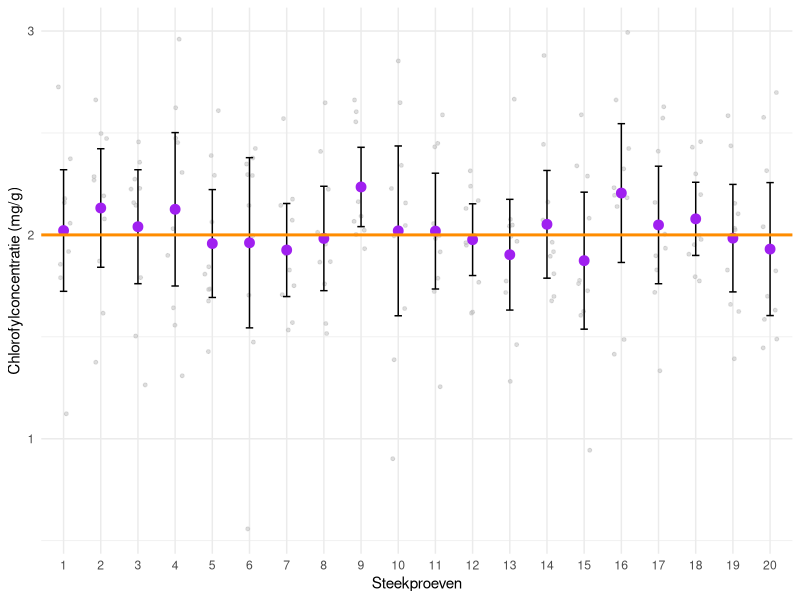
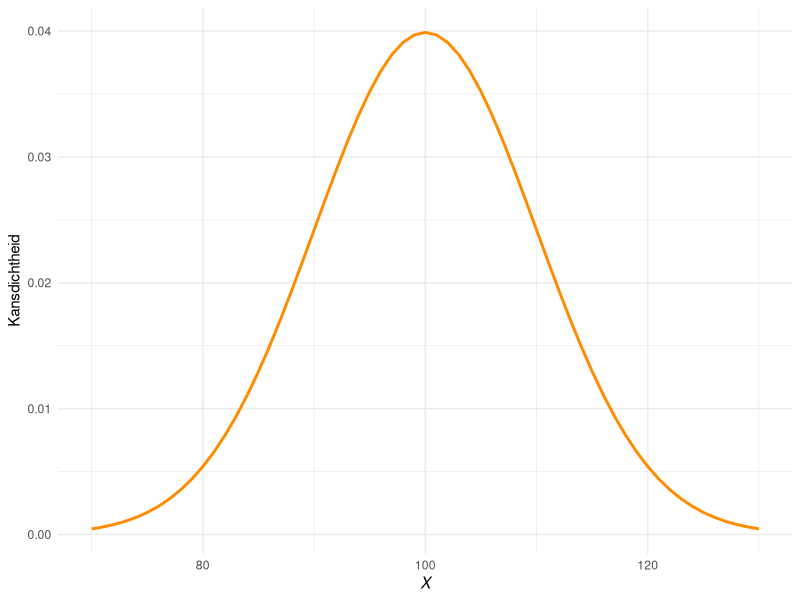
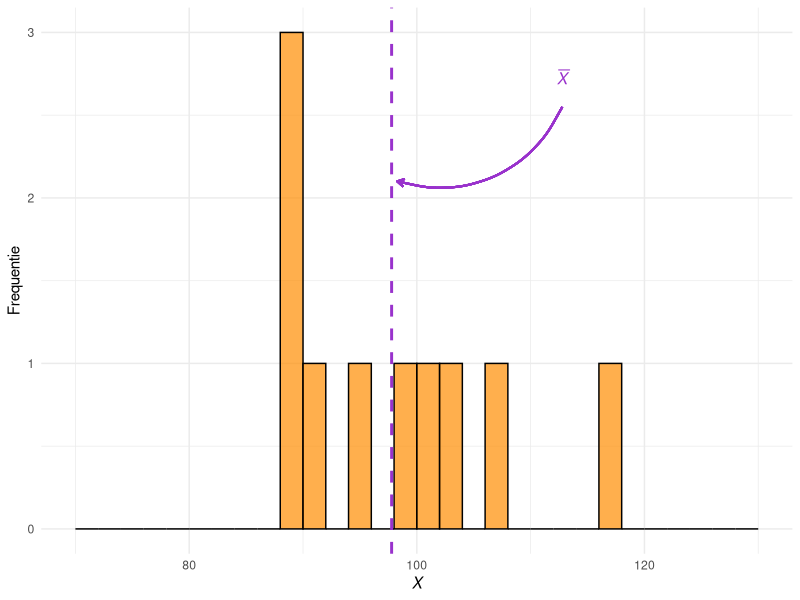
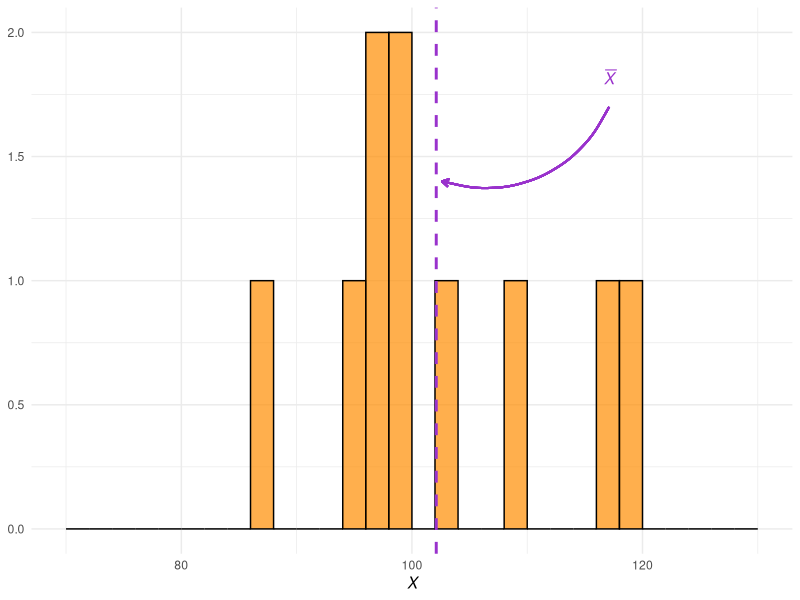
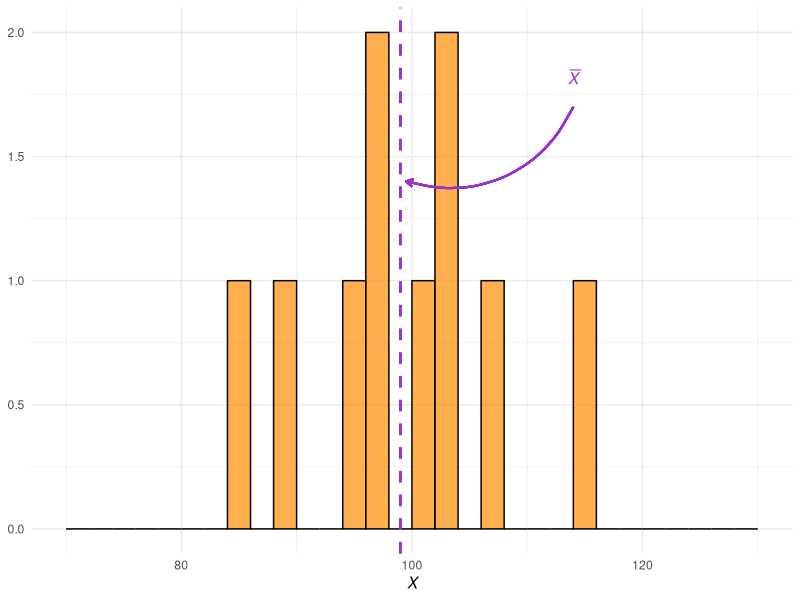
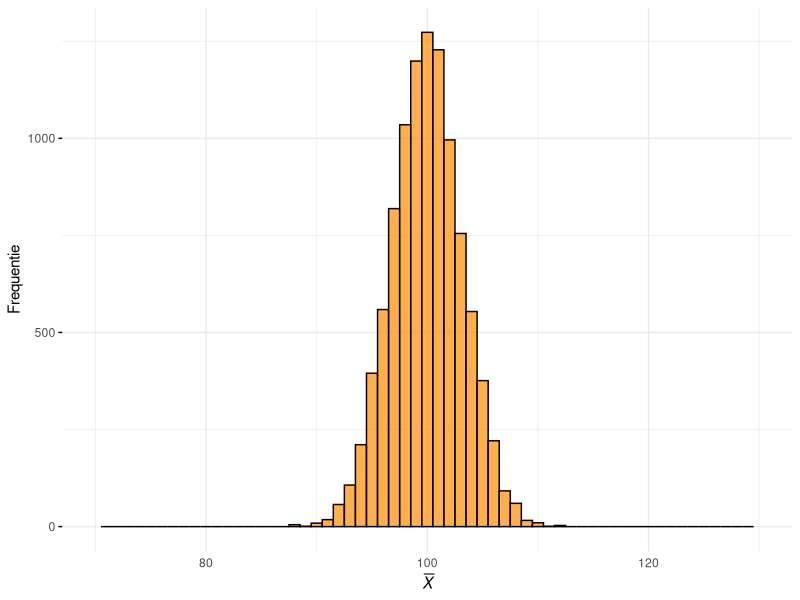
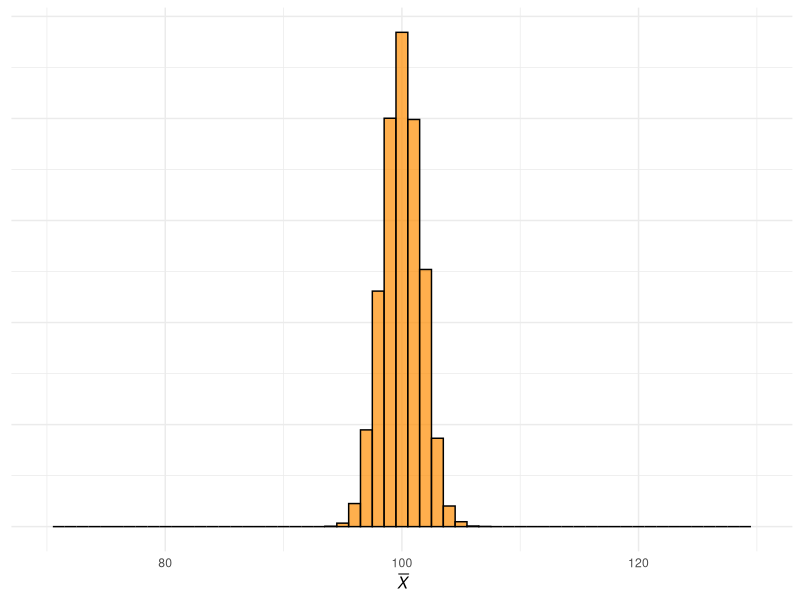
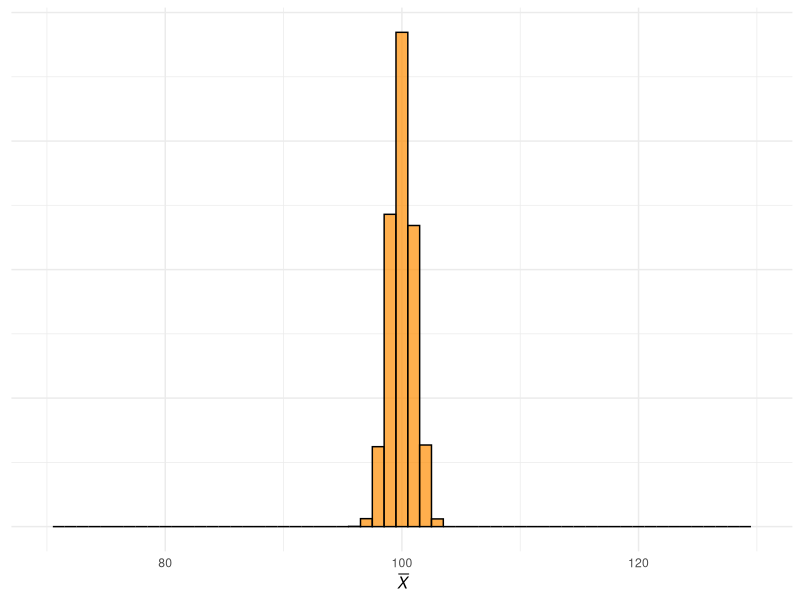

Generate these figures, in order, with R:
## ---- chunk 1
#| code-fold: true
#| warning: false
#| fig-cap: "Illustratie van het concept van een betrouwbaarheidsinterval. Getoond worden de 95%-betrouwbaarheidsintervallen van twintig onderzoekers die hetzelfde onderzoek hebben uitgevoerd om de gemiddelde chlorofylconcentratie te bepalen in de bladeren van tarweplanten. De ruwe datapunten zijn in lichtgrijs weergegeven, en de oranje lijn geeft het ware gemiddelde aan -- de populatieparameter."
#| label: fig-bhi

# Laad ggplot2 indien nodig
if (!("ggplot2" %in% loadedNamespaces())) {
  library(ggplot2)
}

# Parameters voor de populatieverdeling
waar_gemiddelde <- 2.0
waar_sd <- 0.4
aantal_steekproeven <- 20
steekproefgrootte <- 10  # Aantal datapunten per steekproef

# Genereer 20 willekeurige steekproeven
set.seed(125)  # Voor reproduceerbaarheid
steekproeven <- replicate(
  aantal_steekproeven,
  rnorm(steekproefgrootte, mean = waar_gemiddelde, sd = waar_sd),
  simplify = FALSE
)

# Maak een data frame voor de individuele datapunten
datapunten <- data.frame(
  steekproef_id = rep(1:aantal_steekproeven, each = steekproefgrootte),
  waarde = unlist(steekproeven)
)

# Bereken gemiddelden en 95%-betrouwbaarheidsintervallen met t.test()
bhi_data <- data.frame(
  steekproef_id = 1:aantal_steekproeven,
  gemiddelde = sapply(steekproeven, mean),
  ondergrens = sapply(steekproeven, function(x) t.test(x)$conf.int[1]),
  bovengrens = sapply(steekproeven, function(x) t.test(x)$conf.int[2])
)

# Plot de data
ggplot() +
  # Jitterplot voor de individuele datapunten
  geom_jitter(
    data = datapunten,
    aes(x = factor(steekproef_id), y = waarde),
    color = "gray",
    size = 1,
    width = 0.2,
    alpha = 0.5
  ) +
  # Foutbalken voor de betrouwbaarheidsintervallen
  geom_errorbar(
    data = bhi_data,
    aes(x = factor(steekproef_id), ymin = ondergrens, ymax = bovengrens),
    width = 0.2
  ) +
  # Punten voor de steekproefgemiddelden
  geom_point(
    data = bhi_data,
    aes(x = factor(steekproef_id), y = gemiddelde),
    color = "purple",
    size = 3
  ) +
  # Horizontale lijn voor het ware populatiegemiddelde
  geom_hline(
    yintercept = waar_gemiddelde,
    color = "darkorange",
    linetype = "solid",
    size = 1
  ) +
  labs(
    x = "Steekproeven",
    y = "Chlorofylconcentratie (mg/g)",
    title = NULL
  ) +
  theme_minimal() +
  theme(axis.text.x = element_text(angle = 0, hjust = 0.5))
## ---- chunk 2
#| code-fold: true
#| warning: false
#| fig-cap: "Een normaalverdeelde populatie met gemiddelde 100 en standaarddeviatie 10."
#| label: fig-populatie

# Laad ggplot2 indien nodig
if (!("ggplot2" %in% loadedNamespaces())) { 
  library(ggplot2) 
}

# Parameters voor de normale verdeling
mu <- 100                           # Gemiddelde
sigma <- 10                         # Standaarddeviatie
aantal_sd <- 3                      # Aantal standaarddeviaties rond het gemiddelde
xmin <- mu - aantal_sd * sigma
xmax <- mu + aantal_sd * sigma
x_waarden <- seq(xmin, xmax, by = 1)  # Domein voor X
kansdichtheden <- dnorm(
  x_waarden, 
  mean = mu, 
  sd = sigma
)  # Kansdichtheden berekenen

# Maak een dataframe
data <- data.frame(
  x = x_waarden,
  kansdichtheid = kansdichtheden
)

# Plot de normale verdeling
ggplot(data, aes(x = x, y = kansdichtheid)) +
  geom_line(color = "darkorange", size = 1) +  # Lijn voor de curve
  labs(
    x = expression(italic(X)),                # Label voor de x-as
    y = "Kansdichtheid",                      # Label voor de y-as
    title = NULL                              # Geen titel
  ) +
  theme_minimal()                             # Minimalistisch thema
## ---- chunk 3
#| fig-width: 2.5
#| fig-height: 2.5
#| fig-cap: "Histogram van steekproef 1."
#| label: fig-drie-steekproeven-1
#| code-fold: true
#| warning: false

# Controleer of ggplot2 geladen is, en laad indien nodig
if (!("ggplot2" %in% loadedNamespaces())) {
  library(ggplot2)
}

set.seed(130)  # Voor reproduceerbaarheid

# Stel parameters in
steekproef_grootte <- 10
staafbreedte <- 2

# Genereer drie steekproeven van grootte 10
steekproeven <- lapply(
  1:3, 
  function(i) rnorm(steekproef_grootte, mean = mu, sd = sigma)
)

# Bereken steekproefgemiddelden
gemiddelden <- lapply(steekproeven, mean)

# Functie om een histogram te maken
maak_histogram <- function(data, gemiddelde, y_label = NULL) {
  intervallen <- cut(
    data, 
    breaks = seq(xmin, xmax, by = staafbreedte), 
    include.lowest = TRUE
  )
  hoogste <- max(table(intervallen))
  
  ggplot(data.frame(x = data), aes(x = x)) +
    geom_histogram(
      binwidth = staafbreedte,
      boundary = xmin,
      fill = "darkorange",
      alpha = 0.7,
      color = "black",
      size = 0.5
    ) +
    geom_vline(
      xintercept = gemiddelde,
      color = "DarkOrchid",
      linetype = "dashed",
      size = 1
    ) +
    xlim(xmin, xmax) +
    labs(
      x = expression(italic(X)),
      y = y_label
    ) +
    geom_curve(
      aes(
        x = gemiddelde + 1.5 * sigma,
        y = 0.85 * hoogste,
        xend = gemiddelde + sigma / 20,
        yend = 0.7 * hoogste
      ),
      curvature = -0.4,
      arrow = arrow(length = unit(0.2, "cm")),
      color = "DarkOrchid",
      size = 0.7
    ) +
    annotate(
      "text",
      x = gemiddelde + 1.5 * sigma,
      y = 0.85 * hoogste + 0.06 * hoogste,
      label = expression(bar(italic(X))),
      color = "DarkOrchid",
      hjust = 0.5,
      size = 4
    ) +
    theme_minimal() +
    theme(plot.title = element_blank())
}

# Maak histogrammen
histogrammen <- lapply(
  1:3, 
  function(i) maak_histogram(
    steekproeven[[i]], 
    gemiddelden[[i]], 
    if (i == 1) "Frequentie" else NULL
  )
)

# Toon het eerste histogram
histogrammen[[1]]
## ---- chunk 4
#| fig-width: 2.25
#| fig-height: 2.5
#| fig-cap: "Histogram van steekproef 2."
#| label: fig-drie-steekproeven-2
#| code-fold: true
#| warning: false

histogrammen[[2]]

## ---- chunk 5
#| fig-width: 2.25
#| fig-height: 2.5
#| fig-cap: "Histogram van steekproef 3."
#| label: fig-drie-steekproeven-3
#| code-fold: true
#| warning: false

histogrammen[[3]]

## ---- chunk 6
#| code-fold: true
#| warning: false
#| fig-cap: "Verdeling van steekproefgemiddelden bij $n = 10$."
#| label: fig-steekproevenverdeling-1
#| fig-height: 2
#| fig-width: 2.5

# Laad ggplot2 indien nodig
if (!("ggplot2" %in% loadedNamespaces())) { 
  library(ggplot2) 
}

# Parameters instellen
aantal_herhalingen <- 10^4       # Aantal herhalingen
steekproefgroottes <- c(10, 40, 100)  # Steekproefgroottes
staafbreedte <- 1                # Binbreedte voor histogrammen

# Simuleer steekproefgemiddelden
set.seed(42)                     # Voor reproduceerbaarheid
steekproef_gemiddelden <- matrix(nrow = aantal_herhalingen, ncol = length(steekproefgroottes))
for (i in seq_along(steekproefgroottes)) {
  for (j in seq_len(aantal_herhalingen)) {
    steekproef <- rnorm(steekproefgroottes[i], mean = mu, sd = sigma)
    steekproef_gemiddelden[j, i] <- mean(steekproef)
  }
}

# Zet de steekproefgemiddelden om naar een long-formaat data frame
steekproef_gemiddelden <- data.frame(
  waarde = c(
    steekproef_gemiddelden[, 1], 
    steekproef_gemiddelden[, 2], 
    steekproef_gemiddelden[, 3]
  ),
  groep = factor(
    rep(c("n = 10", "n = 40", "n = 100"), each = aantal_herhalingen),
    levels = c("n = 10", "n = 40", "n = 100")
  )
)

# Functie om een histogram te maken
maak_verdelingsplot <- function(data, label, y_as_label) {
  plot <- ggplot(data, aes(x = waarde)) +
    geom_histogram(
      binwidth = staafbreedte, fill = "darkorange", 
      color = "black", alpha = 0.7, size = 0.5
    ) +
    xlim(xmin, xmax) +
    labs(
      x = expression(bar(italic(X))),  # LaTeX-stijl voor X
      title = NULL                    # Titel is de groepslabel
    ) +
    theme_minimal() +
    theme(
      plot.title = element_text(hjust = 0.5, face = "bold"),
      axis.text.y = if (!y_as_label) element_blank() else element_text(),
      axis.ticks.y = if (!y_as_label) element_blank() else element_line()
    )
  
  # Voeg y-label toe indien nodig
  if (y_as_label) {
    plot <- plot + labs(y = "Frequentie")
  } else {
    plot <- plot + labs(y = NULL)
  }
  
  return(plot)
}

# Subsets van de data voor elke groep
data_n10 <- subset(steekproef_gemiddelden, groep == "n = 10")
data_n40 <- subset(steekproef_gemiddelden, groep == "n = 40")
data_n100 <- subset(steekproef_gemiddelden, groep == "n = 100")

# Maak afzonderlijke histogrammen
plot_n10 <- maak_verdelingsplot(data_n10, label = "n = 10", y_as_label = TRUE)
plot_n40 <- maak_verdelingsplot(data_n40, label = "n = 40", y_as_label = FALSE)
plot_n100 <- maak_verdelingsplot(data_n100, label = "n = 100", y_as_label = FALSE)

plot_n10
## ---- chunk 7
#| code-fold: true
#| warning: false
#| fig-cap: "Verdeling van steekproefgemiddelden bij $n = 40$"
#| label: fig-steekproevenverdeling-2
#| fig-height: 2
#| fig-width: 2.25

plot_n40

## ---- chunk 8
#| code-fold: true
#| warning: false
#| fig-cap: "Verdeling van steekproefgemiddelden bij $n = 100$"
#| label: fig-steekproevenverdeling-3
#| fig-height: 2
#| fig-width: 2.25

plot_n100

## ---- chunk 9
#| code-fold: true
#| warning: false
#| fig-cap: "Histogram van $t$-waarden vergeleken met de $t$-verdeling en standaardnormale verdeling."
#| label: fig-t-waarden
#| fig.width: 6
#| fig.height: 3

# Laad ggplot2 indien nodig
if (!("ggplot2" %in% loadedNamespaces())) { 
  library(ggplot2) 
}

# Parameters instellen
aantal_iteraties <- 10000   # Aantal herhalingen
steekproefgrootte <- 4      # Grootte van de steekproef
mu <- 100                   # Populatiegemiddelde
sigma <- 10                 # Populatiestandaarddeviatie
vrijheidsgraden <- steekproefgrootte - 1  # Vrijheidsgraden voor t-verdeling
staafbreedte <- 0.2         # Binbreedte voor het histogram
domein <- seq(-4, 4, length.out = 400)  # Verfijnd domein voor gladde lijnen

# Genereer t-waarden
set.seed(42)  # Voor reproduceerbaarheid
t_waarden <- replicate(aantal_iteraties, {
  # Trek een steekproef
  steekproef <- rnorm(steekproefgrootte, mean = mu, sd = sigma)
  
  # Bereken steekproefgemiddelde en standaarddeviatie van de steekproef
  gemiddelde <- mean(steekproef)
  s <- sd(steekproef)
  
  # Bereken standaardfout
  SE <- s / sqrt(steekproefgrootte)
  
  # Bereken t-waarde
  t <- (gemiddelde - mu) / SE
  return(t)
})

# Zet t-waarden in een data frame
data <- data.frame(t_waarden)

# Bereid theoretische verdelingen voor
theoretische_data <- data.frame(
  x = domein,
  t_verdeling = dt(domein, df = vrijheidsgraden),
  standaard_normaal = dnorm(domein)
)

# Maak het histogram en voeg de theoretische verdelingen toe
ggplot(data, aes(x = t_waarden)) +
  geom_histogram(
    aes(y = ..density..), # schaal het histogram, totale oppervlakte 1 
    binwidth = staafbreedte, 
    fill = "darkorange", 
    color = "black", 
    alpha = 0.5,
    show.legend = FALSE
  ) +
  geom_line(
    data = theoretische_data, 
    aes(x = x, y = t_verdeling, color = "t-verdeling"), 
    size = 1
  ) +
  geom_line(
    data = theoretische_data, 
    aes(x = x, y = standaard_normaal, color = "standaardnormaal"), 
    size = 1, linetype = "dashed"
  ) +
  scale_color_manual(
    values = c("t-verdeling" = "DarkOrchid", "standaardnormaal" = "black"),
    name = "Verdeling"
  ) +
  coord_cartesian(xlim = c(-4, 4)) +  # Beperk het domein van de plot
  labs(
    x = expression(italic(t)-waarden),
    y = "Kansdichtheid",
    title = ""
  ) +
  theme_minimal()
